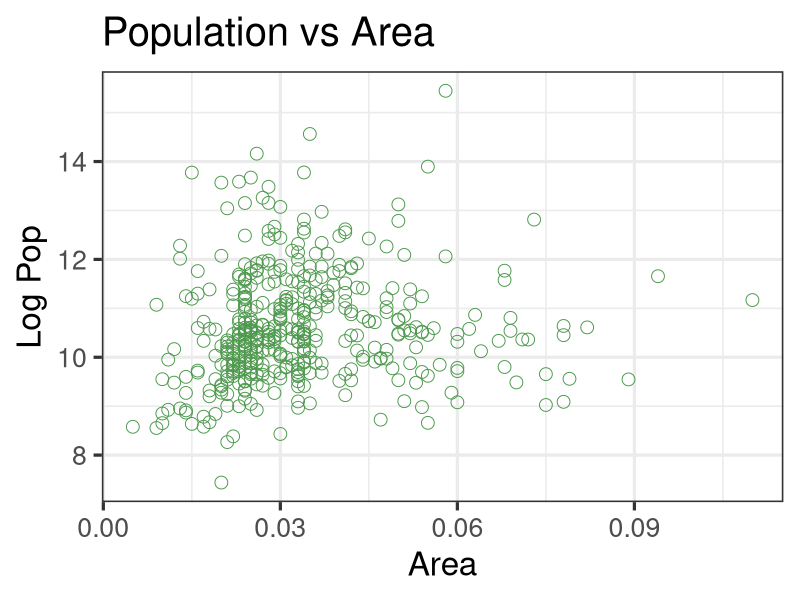
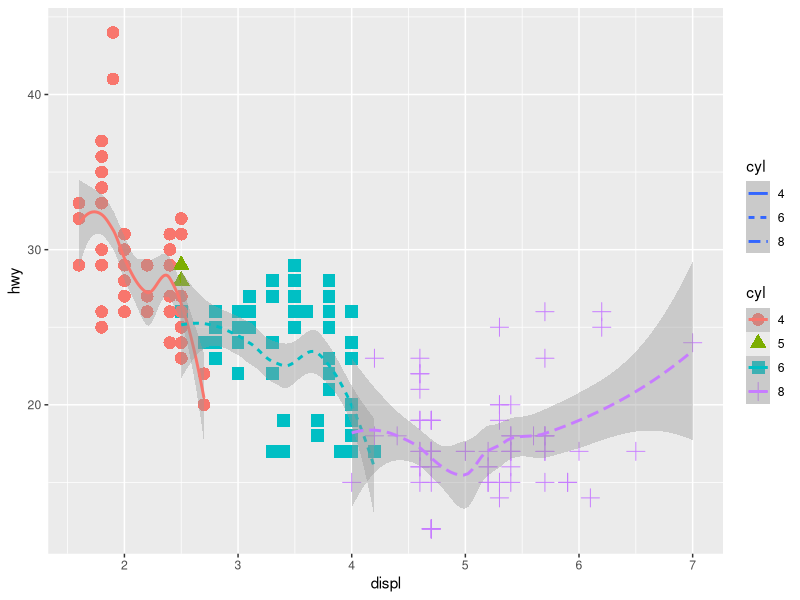
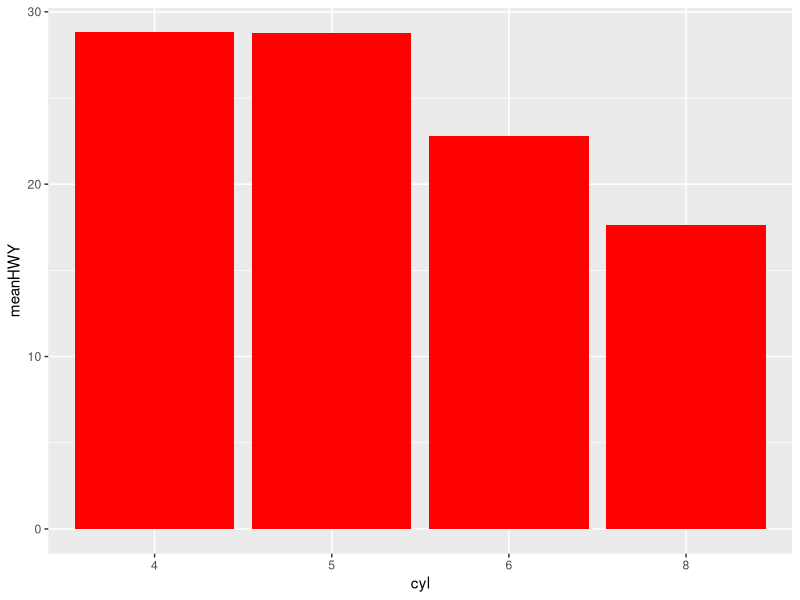

Here is the R script that generated these plots, in order:
library(tidyverse)

ggplot(midwest, aes(x = area, y = log(poptotal)))+
    geom_point(color = rgb(0.3,0.6,0.3),
               size = 4,
               shape = 1)+
    labs(title = "Population vs Area", 
         x = "Area",
         y = "Log Pop")+
    theme_bw(base_size = 24)


mpg %>%
    mutate(cyl = factor(cyl)) %>%
    ggplot(aes(x = displ, y = hwy, color = cyl))+
        geom_point(size = 4, aes(shape = cyl))+
        geom_smooth(aes(linetype = cyl))
    
mpg %>%
    mutate(cyl = factor(cyl)) %>%
    group_by(cyl) %>%
    summarise(meanHWY = mean(hwy, na.rm = T)) %>%
    ggplot(aes(x = cyl, y = meanHWY))+
        geom_bar(stat = "identity", fill = "red")



